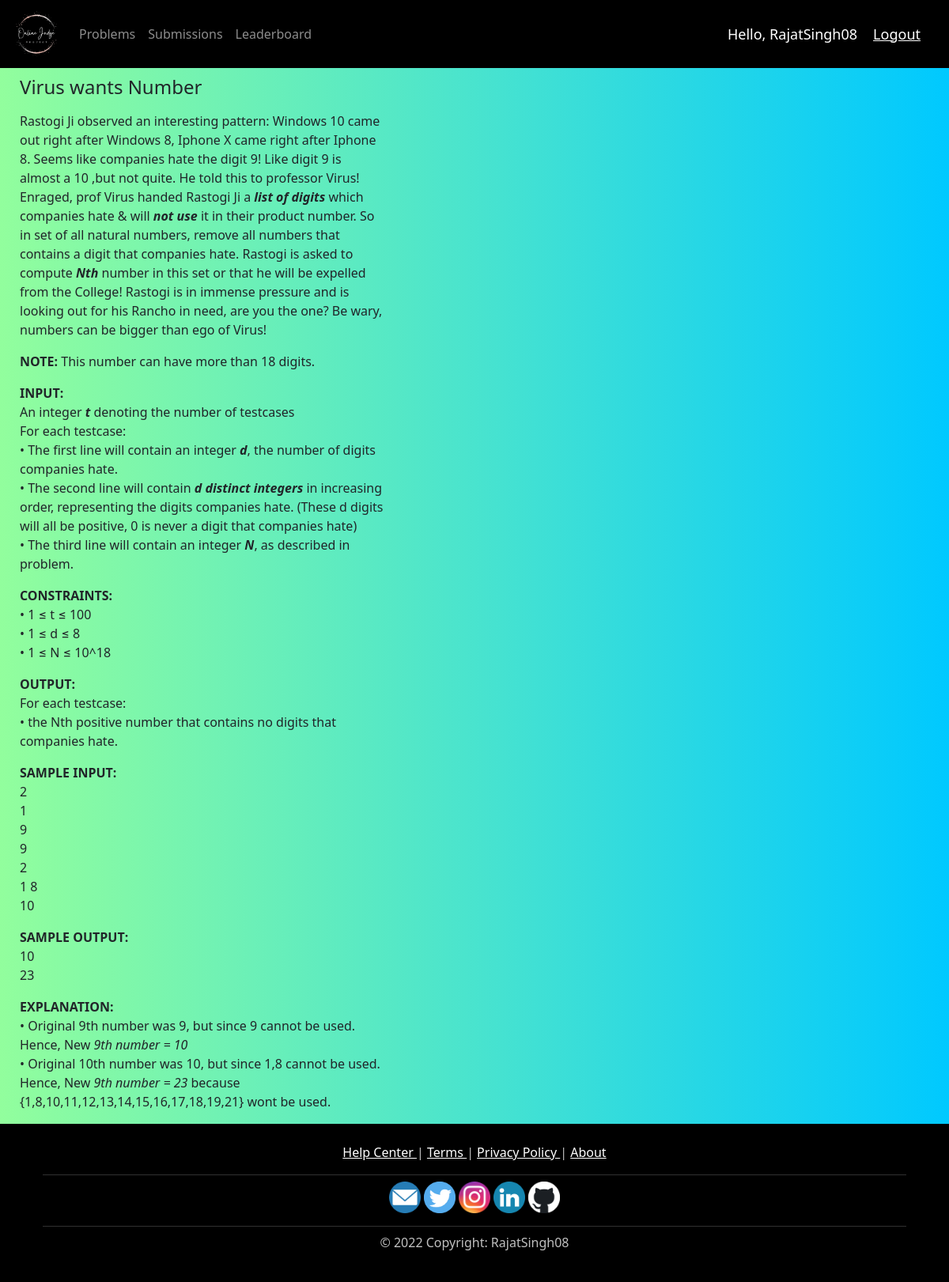
Screenshot of /problems/2/ (signed in) with the database file from the repository.
### OJ/models.py (models this page shows, shortened)
class Problem(models.Model):
    TOUGHNESS = (("Easy", "Easy"), ("Medium", "Medium"), ("Tough", "Tough"))
    STATUS = (("Unsolved", "Unsolved"), ("Solved", "Solved"))
    id = models.BigAutoField(primary_key=True)
    name = models.CharField(max_length=100, default="")
    description = RichTextField(default="")
    example = RichTextField(default="")
    difficulty = models.CharField(max_length=10, choices=TOUGHNESS)
    score = models.IntegerField(default=0)
    solved_status = models.CharField(
        max_length=10, choices=STATUS, default="Unsolved")

### OJ/views.py (the view)
# urls.py: path('problems/<int:problem_id>/', views.descriptionPage, name='description'),
@login_required(login_url='login')
def descriptionPage(request, problem_id):
    problem = get_object_or_404(Problem, id=problem_id)
    return render(request, 'OJ/description.html', {'problem': problem})

### OJ/templates/OJ/description.html
{% extends 'OJ/main.html' %}
{% block content %}
<div class="description_class">
    <h4>{{problem.name}}</h4>
    {% autoescape off %}
    <p>{{problem.description}}</p>
    <p>{{problem.example}}</p>
    {% endautoescape %}
</div>
{% endblock %}

### OJ/templates/OJ/navbar.html (shortened to what this page needs)
{% load static %}
<nav class="navbar navbar-expand-lg navbar-dark"
    style="background-color: #000000;">
    <a class="navbar-brand" href="/"><img src="{% static 'images/logo.png' %}"
            width="60" height="60" /></a>
    <div class="collapse navbar-collapse" id="navbarNav">
        <ul class="navbar-nav mr-auto mt-2 mt-lg-0">
            <li class="nav-item">
                <a class="nav-link" href="/problems">Problems</a>
            </li>
            <li class="nav-item">
                <a class="nav-link" href="/submissions">Submissions</a>
            </li>
            <li class="nav-item">
                <a class="nav-link" href="/leaderboard">Leaderboard</a>
            </li>
        </ul>
    </div>
    <span class="hello-msg">Hello, {{request.user}}</span>
    <span><a class="hello-msg" href="{% url 'logout' %}">Logout</a></span>
</nav>

### static/css/main.css (style rules this page uses)
body { background: #00C9FF !important; background: -webkit-linear-gradient(to right, #92FE9D, #00C9FF) !important; background: linear-gradient(to right, #92FE9D, #00C9FF) !important; }
.description_class { text-align: left !important; width: 40% !important; }

### OJ/templates/OJ/navbar.html (style rules this page uses)
.hello-msg { font-size: 18px; color: #fff; margin-right: 20px; }

### rows the page displays
Problem: name "Virus wants Number", description "Rastogi Ji observed an interesting pattern: Windows 10 came out right after Windows 8, Iphone X came right after Iphone 8. Seems like companies hate the digit 9! Like digit 9 is almost a 10 ,but not quite. He told this to professor Virus! Enraged, prof Virus handed Rastogi Ji a list of digits which companies hate & will not use it in their product number. So in set of all natural numbers, remove all numbers that contains a digit that companies hate. Rastogi is asked to compute Nth number in this set or that he will be expelled from the College! Rastogi is in immense pressure and is looking out for his Rancho in need, are you the one? Be wary, numbers can be bigger than ego of Virus! NOTE:…", example "SAMPLE INPUT: 2 1 9 9 2 1 8 10 SAMPLE OUTPUT: 10 23 EXPLANATION: • Original 9th number was 9, but since 9 cannot be used. Hence, New 9th number = 10 • Original 10th number was 10, but since 1,8 cannot be used. Hence, New 9th number = 23 because {1,8,10,11,12,13,14,15,16,17,18,19,21} wont be used."

### other values shown
{{ request.user }} "RajatSingh08"
